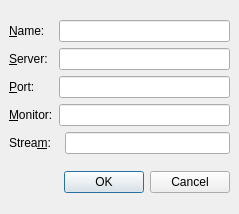
<ui version="4.0" >
 <class>CameraAddDialog</class>
 <widget class="QDialog" name="CameraAddDialog" >
  <property name="geometry" >
   <rect>
    <x>0</x>
    <y>0</y>
    <width>239</width>
    <height>214</height>
   </rect>
  </property>
  <property name="windowTitle" >
   <string>Dialog</string>
  </property>
  <layout class="QVBoxLayout" >
   <property name="spacing" >
    <number>6</number>
   </property>
   <property name="leftMargin" >
    <number>9</number>
   </property>
   <property name="topMargin" >
    <number>9</number>
   </property>
   <property name="rightMargin" >
    <number>9</number>
   </property>
   <property name="bottomMargin" >
    <number>9</number>
   </property>
   <item>
    <layout class="QGridLayout" >
     <property name="leftMargin" >
      <number>0</number>
     </property>
     <property name="topMargin" >
      <number>0</number>
     </property>
     <property name="rightMargin" >
      <number>0</number>
     </property>
     <property name="bottomMargin" >
      <number>0</number>
     </property>
     <property name="horizontalSpacing" >
      <number>6</number>
     </property>
     <property name="verticalSpacing" >
      <number>6</number>
     </property>
     <item row="0" column="0" >
      <widget class="QLabel" name="label" >
       <property name="text" >
        <string>&amp;Name:</string>
       </property>
       <property name="buddy" >
        <cstring>m_name</cstring>
       </property>
      </widget>
     </item>
     <item row="0" column="1" colspan="2" >
      <widget class="QLineEdit" name="m_name" />
     </item>
     <item row="1" column="0" >
      <widget class="QLabel" name="label_3" >
       <property name="text" >
        <string>&amp;Server:</string>
       </property>
       <property name="buddy" >
        <cstring>m_host</cstring>
       </property>
      </widget>
     </item>
     <item row="1" column="1" colspan="2" >
      <widget class="QLineEdit" name="m_host" />
     </item>
     <item row="2" column="0" >
      <widget class="QLabel" name="label_4" >
       <property name="text" >
        <string>&amp;Port:</string>
       </property>
       <property name="buddy" >
        <cstring>m_port</cstring>
       </property>
      </widget>
     </item>
     <item row="2" column="1" colspan="2" >
      <widget class="QLineEdit" name="m_port" />
     </item>
     <item row="3" column="0" >
      <widget class="QLabel" name="label_2" >
       <property name="text" >
        <string>&amp;Monitor:</string>
       </property>
       <property name="buddy" >
        <cstring>m_monitor</cstring>
       </property>
      </widget>
     </item>
     <item row="3" column="1" colspan="2" >
      <widget class="QLineEdit" name="m_monitor" />
     </item>
     <item row="4" column="0" colspan="2" >
      <widget class="QLabel" name="label_5" >
       <property name="text" >
        <string>Strea&amp;m:</string>
       </property>
       <property name="buddy" >
        <cstring>m_zms</cstring>
       </property>
      </widget>
     </item>
     <item row="4" column="2" >
      <widget class="QLineEdit" name="m_zms" />
     </item>
    </layout>
   </item>
   <item>
    <widget class="QDialogButtonBox" name="m_buttonBox" >
     <property name="orientation" >
      <enum>Qt::Horizontal</enum>
     </property>
     <property name="standardButtons" >
      <set>QDialogButtonBox::Cancel|QDialogButtonBox::NoButton|QDialogButtonBox::Ok</set>
     </property>
    </widget>
   </item>
  </layout>
 </widget>
 <resources/>
 <connections>
  <connection>
   <sender>m_buttonBox</sender>
   <signal>accepted()</signal>
   <receiver>CameraAddDialog</receiver>
   <slot>accept()</slot>
   <hints>
    <hint type="sourcelabel" >
     <x>248</x>
     <y>254</y>
    </hint>
    <hint type="destinationlabel" >
     <x>157</x>
     <y>274</y>
    </hint>
   </hints>
  </connection>
  <connection>
   <sender>m_buttonBox</sender>
   <signal>rejected()</signal>
   <receiver>CameraAddDialog</receiver>
   <slot>reject()</slot>
   <hints>
    <hint type="sourcelabel" >
     <x>316</x>
     <y>260</y>
    </hint>
    <hint type="destinationlabel" >
     <x>286</x>
     <y>274</y>
    </hint>
   </hints>
  </connection>
 </connections>
</ui>
